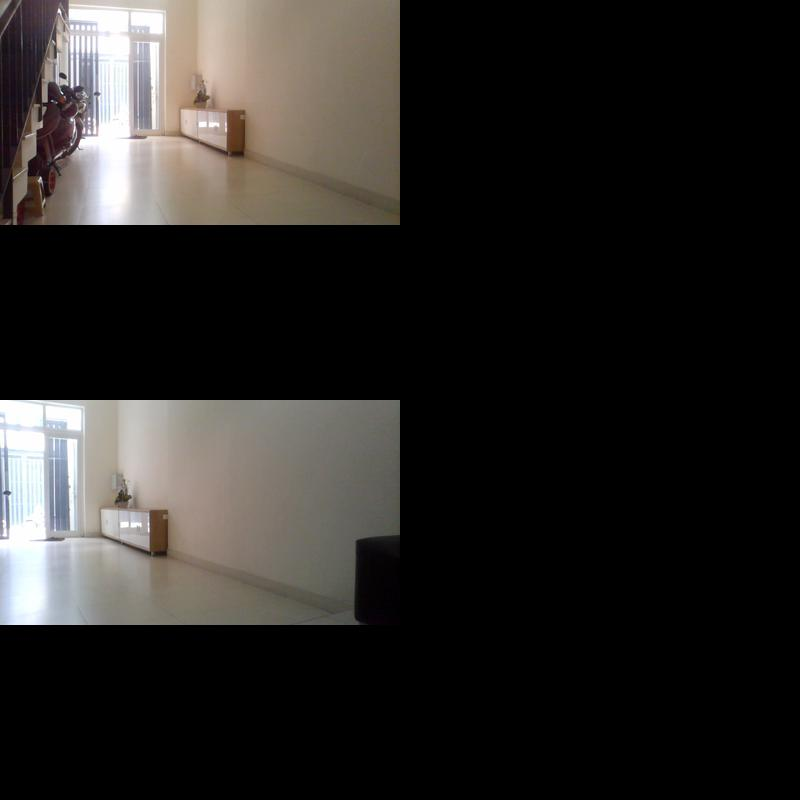
#> input picture ThesisImplementationObjectTracking/sample_img/123.jpg, 800 x 800 px
$ python -i My_Utils.py   (imports and definitions only)
#> lines starting #> are read from the running program, lines starting #| are printed output that depends on the picture; after the words box and inside, x2 and y2 are one past the last pixel; in counts of white or black regions, pixels touching at a corner belong together
#> further down, picture is the input picture: shape (800, 800, 3); mean B, G, R 36.6, 38.6, 40.8
# import the necessary packages
#from skimage.measure import structural_similarity as ssim
import matplotlib.pyplot as plt
import numpy as np
import cv2

# [9 lines left out: function merge_two_dict, not called in this run]

def divide_dict(dict, number):
    divide_dict = [x / number for x in dict]
    return divide_dict

def crop_object(img):
    grayScale = to_gray(img)
#> in to_gray, `gray = cv2.cvtColor(color_img, cv2.COLOR_BGR2GRAY)`:
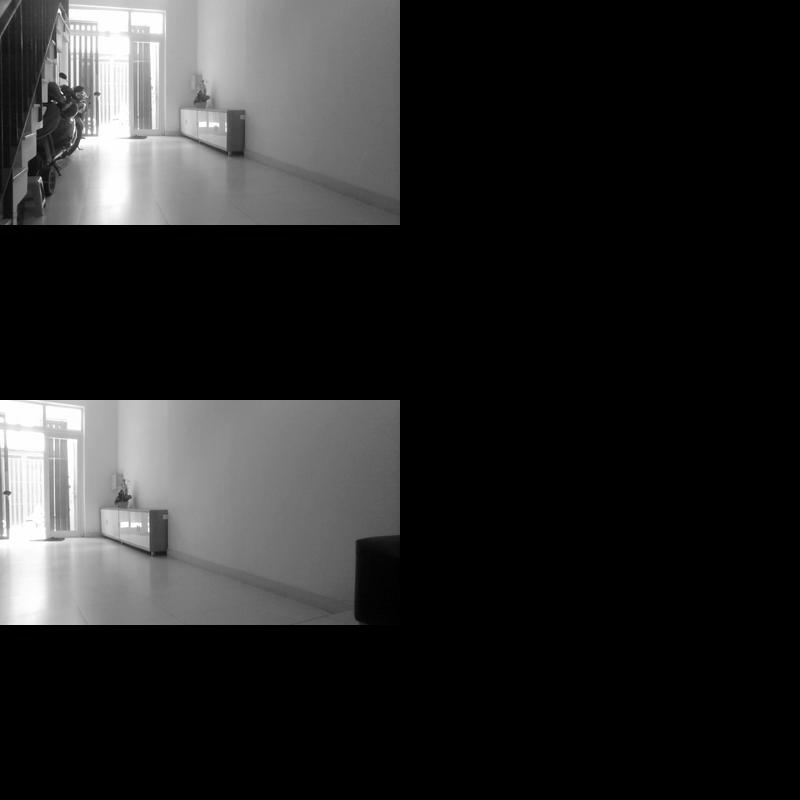
#> gray: shape (800, 800); min 0, max 255, mean 39.1
    grayScale = cv2.inRange(grayScale, 0, 20)
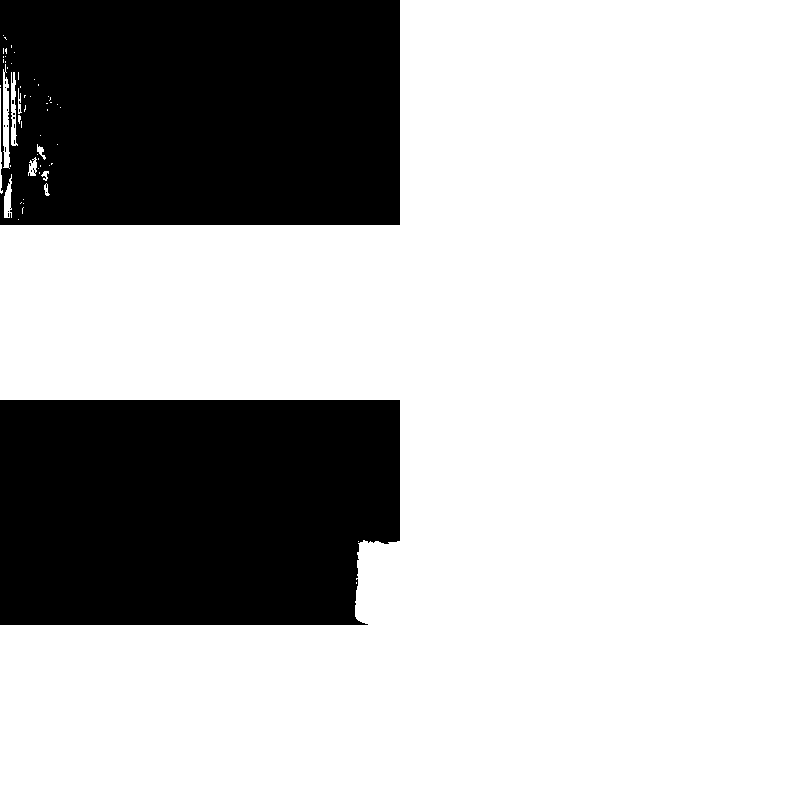
#> grayScale: shape (800, 800); 72.7% white; 18 black regions (16 under 20 px)
    cnts = cv2.findContours(grayScale.copy(), cv2.RETR_EXTERNAL, cv2.CHAIN_APPROX_SIMPLE)[-2]
#> cnts = 56 contours, 46 with area under 20; largest, box (x1, y1, x2, y2) and area: (0, 0, 800, 800) 461538, (3, 64, 10, 169) 422, (11, 72, 18, 146) 241, (4, 174, 12, 218) 178, (28, 157, 37, 176) 86
    returnImage = None
    # loop all contours to draw rectangle for moving object
    for c in cnts:
        (pX, pY, width, height) = cv2.boundingRect(c)
        # only proceed if the radius meets a minimum size
        if width * height > 5000:
            returnImage = img[pY:pY + height, pX:pX + width]
#> this loop made 56 passes
#> (pX, pY, width, height) on passes 2, 3, 5, 7, 8, 9, 11, 12, 13, 18, 19, 20: (358, 541, 1, 1), (18, 219, 1, 1), (23, 203, 1, 1), (23, 199, 1, 1), (44, 183, 6, 13), (4, 174, 8, 44), (41, 171, 8, 10), (38, 168, 1, 1), (49, 165, 1, 1), (28, 157, 9, 19), (37, 154, 1, 1), (57, 144, 1, 1)
#> (c, pX, pY, width, height) on passes 1, 4, 6, 10, 14, 15: ([[356, 582], [356, 583]], 356, 582, 1, 2), ([[23, 207], [22, 208], [22, 213], [22, 208]], 22, 207, 2, 7), ([[21, 202], [20, 203]], 20, 202, 2, 2), ([[39, 172], [39, 173]], 39, 172, 1, 2), ([[40, 165], [40, 166]], 40, 165, 1, 2), ([[10, 165], [10, 166]], 10, 165, 1, 2)
    return returnImage

def to_gray(color_img):
    gray = cv2.cvtColor(color_img, cv2.COLOR_BGR2GRAY)
    return gray

# [34 lines left out: functions mse, compare_images, not called in this run]

>>> import cv2
>>> picture = cv2.imread('../sample_img/123.jpg')
>>> result = crop_object(picture)
